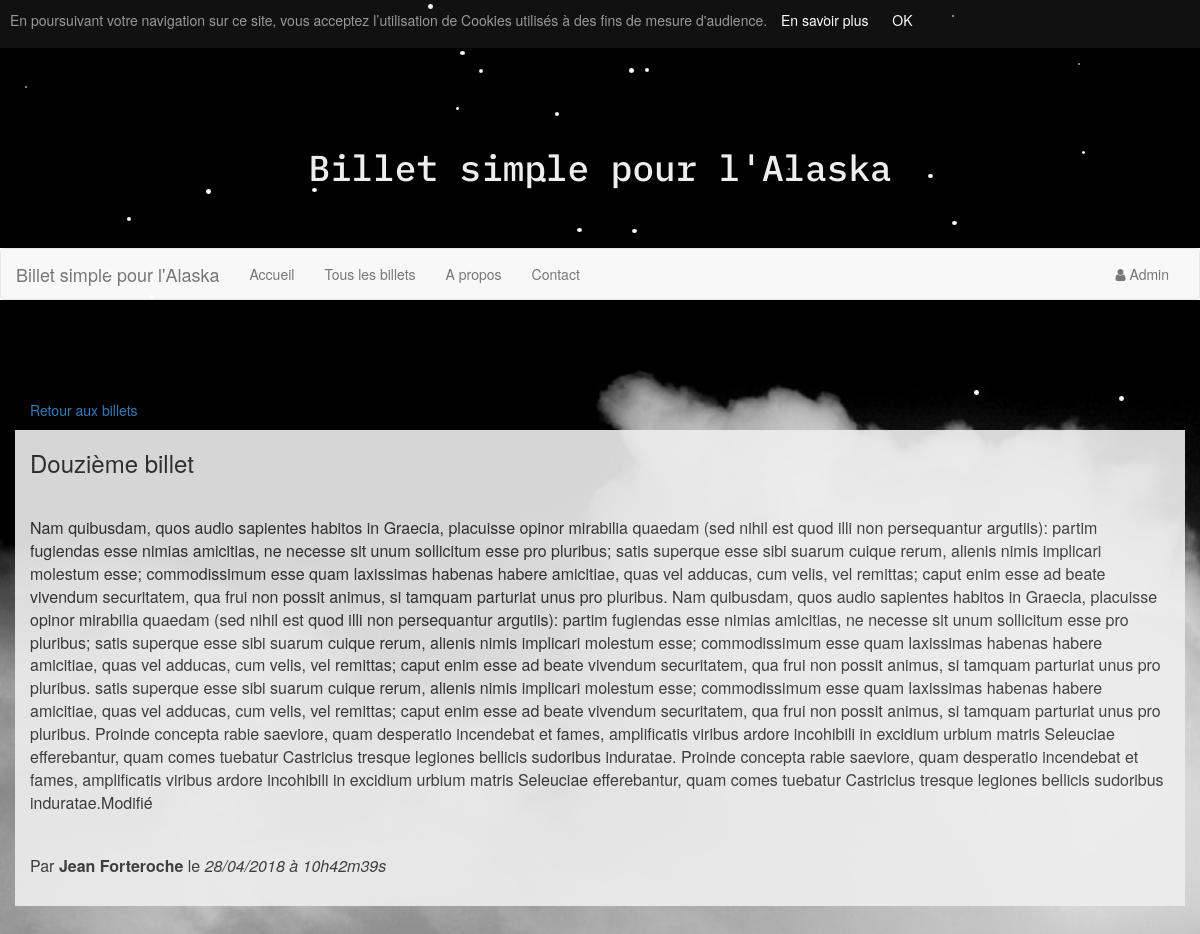
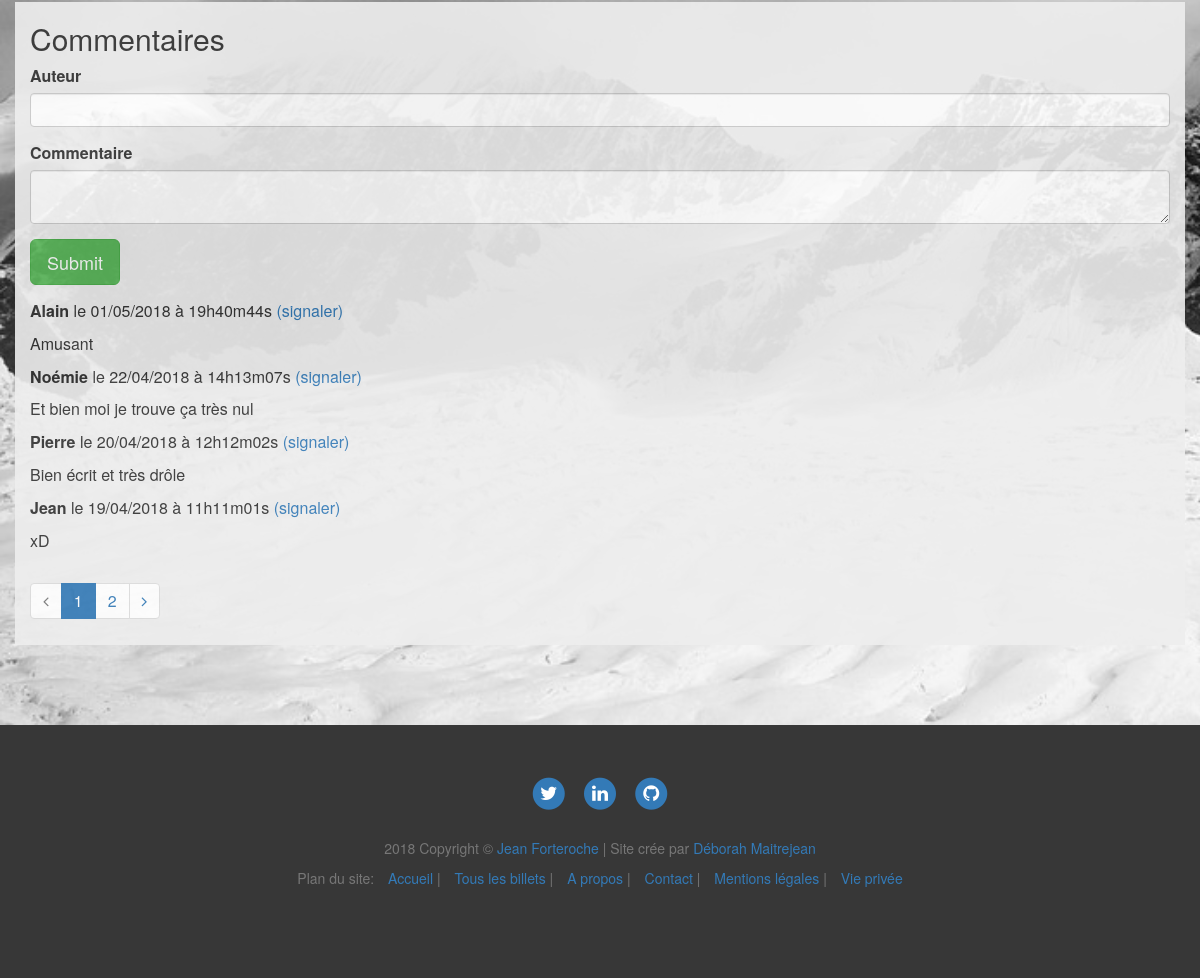
The app's page /index.php?action=post&id=12 with its own data (2 pictures, top to bottom).
### tables this page shows
CREATE TABLE `posts` (
  `id` int(11) NOT NULL,
  `author` varchar(255) NOT NULL,
  `title` varchar(255) NOT NULL,
  `content` text NOT NULL,
  `creationDate` datetime NOT NULL
);

CREATE TABLE `comments` (
  `id` int(11) NOT NULL,
  `author` varchar(255) NOT NULL,
  `content` varchar(255) NOT NULL,
  `creationDate` datetime NOT NULL,
  `postId` int(11) NOT NULL,
  `postTitle` varchar(255) NOT NULL,
  `reported` tinyint(1) NOT NULL
);

### controller/Frontend.php (called while the page is built, shortened)
<?php
class Frontend{
    public function postNcomments() {
        $postManager = new PostManager();
        $post = $postManager->getPost($_GET['id']);
        $commentManager = new CommentManager();
        $nbComments = $commentManager->countComments($post->getId());
        if ($nbComments > 0){
            $perPage = 4;
            $nbPages = $commentManager->countPages($nbComments, $perPage);
            if (isset($_GET['page']) && $_GET['page'] > 0 && $_GET['page'] <= $nbPages){
                $currentPage = $_GET['page'];
            } else{
                $currentPage = 1;
            }
            $comments = $commentManager->getComments($_GET['id'], $currentPage, $perPage);
        } else{
            $comments = false;
        }
        require('view/frontend/postView.php');
    }
}

### index.php (called while the page is built, shortened)
<?php
include_once('MyAutoload.php');
if($_GET) {
    $request = $_GET['action'];
} else {
    $request = "";
}
$router = new Router($request);
$router->renderController();

### model/PostManager.php (called while the page is built, shortened)
<?php
class PostManager extends Manager {
    public function getPost($postId) {
        $db = $this->dbConnect();
        $req = $db->prepare('SELECT id, title, content, author, DATE_FORMAT(creationDate, \'%d/%m/%Y à %Hh%im%ss\') AS creationDateFr FROM posts WHERE id = ?');
        $req->execute(array($postId));
        $data = $req->fetch(\PDO::FETCH_ASSOC);
        $post = new Posts();
        $post->hydrate($data);
        return $post;
    }
}

### MyAutoload.php (called while the page is built, shortened)
<?php
class MyAutoload{
    public static function autoload($class){
        $path = str_replace('\\', '/', $class);
    }
}

### entity/Posts.php (called while the page is built, shortened)
<?php
class Posts extends Table{
    private $id;
    private $author;
    private $title;
    private $content;
    private $creationDateFr;
    public function getId()
    {
        return $this->id;
    }
    public function setId($id)
    {
        $this->id = $id;
    }
    public function getAuthor()
    {
        return $this->author;
    }
    public function setAuthor($author)
    {
        $this->author = $author;
    }
    public function getTitle()
    {
        return $this->title;
    }
    public function setTitle($title)
    {
        $this->title = $title;
    }
    public function getContent()
    {
        return $this->content;
    }
    public function setContent($content)
    {
        $this->content = $content;
    }
    public function getCreationDateFr()
    {
        return $this->creationDateFr;
    }
    public function setCreationDateFr($creationDateFr)
    {
        $this->creationDateFr = $creationDateFr;
    }
}

### model/CommentManager.php (called while the page is built, shortened)
<?php
class CommentManager extends Manager
{
    public function countComments($postId){
        $db = $this->dbConnect();
        $req = $db->prepare('SELECT COUNT(id) FROM comments WHERE postId = ?');
        $req->execute(array($postId));
        $req->setFetchMode(\PDO::FETCH_ASSOC);
        $data = $req->fetchAll();
        $commentsNb = $data[0];
        foreach($commentsNb as $key=>$value) {
            $nbComments = $commentsNb[$key];
        }
        return $nbComments;
    }
    public function countPages($nbComments,  $perPage){
        $nbPages = ceil($nbComments / $perPage);
        return $nbPages;
    }
    public function getComments($postId, $currentPage, $perPage) {
        $db = $this->dbConnect();
        $req = $db->prepare("SELECT id, author, content, reported, DATE_FORMAT(creationDate, \"%d/%m/%Y à %Hh%im%ss\") AS creationDateFr
            FROM comments
            WHERE postId = :postId
            ORDER BY creationDate DESC
            LIMIT ".(($currentPage-1)*$perPage).",$perPage");
        $req->execute(array(':postId' => $postId));
        while ($data = $req->fetch(\PDO::FETCH_ASSOC)){
            $comment = new Comments();
            $comment->hydrate($data);
            $comments[] = $comment;
        }
        return $comments;
    }
}

### entity/Comments.php (called while the page is built, shortened)
<?php
class Comments extends Table
{
    private $id;
    private $author;
    private $content;
    private $creationDateFr;
    private $reported;
    public function getReported()
    {
        return $this->reported;
    }
    public function setReported($reported)
    {
        $this->reported = $reported;
    }
    public function getId()
    {
        return $this->id;
    }
    public function setId($id)
    {
        $this->id = $id;
    }
    public function getAuthor()
    {
        return $this->author;
    }
    public function setAuthor($author)
    {
        $this->author = $author;
    }
    public function getContent()
    {
        return $this->content;
    }
    public function setContent($content)
    {
        $this->content = $content;
    }
    public function getCreationDateFr()
    {
        return $this->creationDateFr;
    }
    public function setCreationDateFr($creationDateFr)
    {
        $this->creationDateFr = $creationDateFr;
    }
}

### view/frontend/postView.php (the view, shortened to what this page needs)
    <div class="row">
        <div class="col-lg-12">
            <p><a href="index.php?action=allPostsView">Retour aux billets</a></p>
        </div>
    </div>
    <div class="row" id="post-view">
        <div class="col-lg-12">
            <h3><?= htmlspecialchars($post->getTitle()); ?></h3>
            <hr>
            <p><?= strip_tags($post->getContent()); ?></p>
            <hr>
            <div class="row">
                <div class="col-lg-12">
                    <span>Par <strong><?= $post->getAuthor(); ?></strong></span>
                    <span>le<em> <?= $post->getCreationDateFr(); ?></em></span>
                </div>
            </div>
        </div>
    </div>
    <div class="row" id="comment-form">
        <div class="col-lg-12">
            <h2>Commentaires</h2>
            <form action="index.php?action=addComment&amp;id=<?= $post->getId(); ?>&amp;postTitle=<?= $post->getTitle(); ?>" method="post">
                <div class="form-group">
                    <label for="author">Auteur</label>
                    <input type="text" id="author" name="author" class="form-control">
                </div>
                <div class="form-group">
                    <label for="comment">Commentaire</label>
                    <textarea id="comment" name="comment" class="form-control"></textarea>
                </div>
                <div class="form-group">
                    <input type="submit" class="btn btn-success btn-lg">
                </div>
            </form>
            <?php if ((isset($comments) && $comments != false)):
            foreach ($comments as $comment): ?>
                <p>
                    <strong><?= htmlspecialchars($comment->getAuthor()); ?></strong> le <?= $comment->getCreationDateFr(); ?>
                    <?php if ($comment->getReported() != 1): ?>
                        <a href="index.php?action=reportComment&amp;commentId=<?= $comment->getId(); ?>&amp;reported=1&amp;postId=<?= $post->getId(); ?>">(signaler)</a>
                    <?php endif; ?>
                </p>
                <?php if ($comment->getReported() == 1): ?>
                    <p><i>Commentaire en attente de modération</i></p>
                <?php else: ?>
                    <p><?= nl2br(htmlspecialchars($comment->getContent())); ?></p>
                <?php endif; ?>
            <?php endforeach; ?>
            <?php endif; ?>
            <?php if (isset($currentPage)): ?>
            <div>
                <ul class="pagination text-center">
                    <?php if ($currentPage - 1 == 0): ?>
                        <li class="page-item disabled"><span><i class="fa fa-angle-left"></i></span></li>
                    <?php else : ?>
                        <li class="page-item"><a href="index.php?action=post&amp;page=<?=$currentPage - 1 ?>" class="page-link"><i class="fa fa-angle-left"></i></a></li>
                    <?php endif; ?>
                    <?php
                    for ($i = 1; $i <= $nbPages; $i++) {
                        if ($i == $currentPage): ?>
                            <li class="page-item active"><a class="page-link"><?= $i ?></a></li>
                        <?php else : ?>
                            <li class="page-item"><a href="index.php?action=post&amp;id=<?= $post->getId(); ?>&amp;page=<?= $i ?>" class="page-link"><?=$i?></a></li>
                        <?php endif;
                    } ?>
                    <?php if ($currentPage + 1 > $nbPages): ?>
                        <li class="page-item disabled"><span><i class="fa fa-angle-right"></i></span></li>
                    <?php else : ?>
                        <li class="page-item"><a href="index.php?action=post&amp;id=<?= $post->getId(); ?>&amp;page=<?=$currentPage + 1 ?>" class="page-link"><i class="fa fa-angle-right"></i></a></li>
                    <?php endif; ?>
                </ul>
            </div>
        <?php endif; ?>
        </div>
    </div>
<?php require('template.php'); ?>

### assets/css/style.css (style rules this page uses)
body { overflow-x: hidden; }
.container, .container-fluid, .row { overflow: hidden; }
.fa { font-family: 'FontAwesome'; }
#post-excerpt, #about-view, #post-content, #comment-view-form, #post-view { padding-bottom: 28px; }
#post-excerpt, #comment-form, #post-view, #about-view, #post-content, #comment-view-form, #comment-view, .legales-mentions { background-color: #eee; opacity: 0.9; font-size: 16px; }
#post-view, #comment-form, #post-content, #comment-view { margin-bottom: 30px; }
textarea { overflow: auto; margin: 0; min-width: 100%; max-width: 100%; }

### records on screen
posts: title "Douzième billet", content "Nam quibusdam, quos audio sapientes habitos in Graecia, placuisse opinor mirabilia quaedam (sed nihil est quod illi non persequantur argutiis): partim fugiendas esse nimias amicitias, ne necesse sit unum sollicitum esse pro pluribus; satis superque esse sibi suarum cuique rerum, alienis nimis implicari molestum esse; commodissimum esse quam laxissimas habenas habere amicitiae, quas vel adducas, cum velis, vel remittas; caput enim esse ad beate vivendum securitatem, qua frui non possit animus, si tamquam parturiat unus pro pluribus. Nam quibusdam, quos audio sapientes habitos in Graecia, placuisse opinor mirabilia quaedam (sed nihil est quod illi non persequantur argutiis): partim fugiendas…", author "Jean Forteroche"
comments: author "Alain", CreationDateFr "01/05/2018 à 19h40m44s", content "Amusant"
comments: author "Noémie", CreationDateFr "22/04/2018 à 14h13m07s", content "Et bien moi je trouve ça très nul"
comments: author "Pierre", CreationDateFr "20/04/2018 à 12h12m02s", content "Bien écrit et très drôle"
comments: author "Jean", CreationDateFr "19/04/2018 à 11h11m01s", content "xD"

### other values on screen
$post->getCreationDateFr() "28/04/2018 à 10h42m39s"
